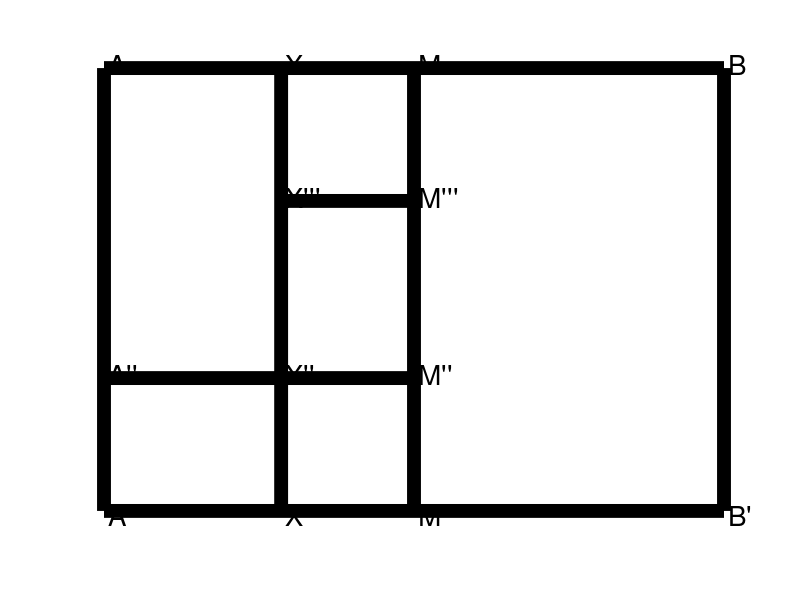

This figure's MATLAB source:
Spessore = 10;
dx = 0.1;
dy = 0.1;

Censi = 1;
Radici = 14;
Numero = 40;

AA = 0;
AB = Radici;
AM = Radici/2;
MX = sqrt((Radici/2)^2 - Numero);
AX = AM - MX;
XB = AM + MX;
h = AM;

Immagine = figure("visible","off");
axis("equal");
axis off;
hold on;
plot([0 Radici], [0 0], "-k", "linewidth", Spessore);
plot([0 Radici], - [XB XB], "-k", "linewidth", Spessore);
plot([AA AA], - [0 XB], "-k", "linewidth", Spessore);
plot([AM AM], - [0 XB], "-k", "linewidth", Spessore);
plot([AX AX], - [0 XB], "-k", "linewidth", Spessore);
plot([AB AB], - [0 XB], "-k", "linewidth", Spessore);
text([AA AM AX AB] + dx, - [XB XB XB XB] - dy, {"A'" "M'" "X'" "B'"}, "fontsize", 20);
text([AA AM AX AB] + dx, [0 0 0 0] + dy, {"A" "M" "X" "B"}, "fontsize", 20);
plot([AA AM], - [h h], "-k", "linewidth", Spessore);
plot([AX AM], - [MX MX], "-k", "linewidth", Spessore);
text([AA AM AX AX AM] + dx, - [h, h, h, MX, MX] + dy, {"A''" "M''" "X''" "X'''" "M'''"}, "fontsize", 20);
print(Immagine, "Immagine_Fibonacci_SecondoGradoDue.png");
